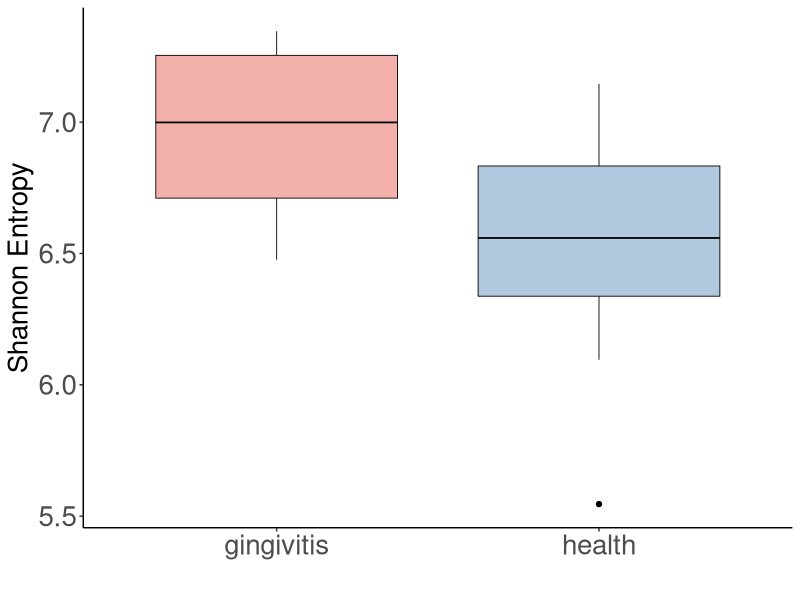

Reproduce this figure in R.
library(ggplot2)
library(dplyr)

data <- read.table("alpha_2b.tsv", header = TRUE, sep = "\t")

boxplot <- ggplot(data, aes(x = periodontal_health, y = shannon_entropy, fill = periodontal_health)) +
  geom_boxplot(color = "black",
               fill = c("#F4B0AB", "#B0C9DE"),
               linetype = "solid",
               size = 0.3) +
  labs(x = "", y = "Shannon Entropy") +
  theme_classic() +
  theme(axis.text.x = element_text(size = 20),
        axis.text.y = element_text(size = 20),
        axis.title.x = element_text(size = 20),
        axis.title.y = element_text(size = 20))

boxplot <- boxplot + scale_x_discrete(labels = function(x) sapply(strwrap(x, width = 15, simplify = FALSE), paste, collapse = "\n"))

print(boxplot)

wilcox_result <- wilcox.test(shannon_entropy ~ periodontal_health, data = data)
print(wilcox_result)
